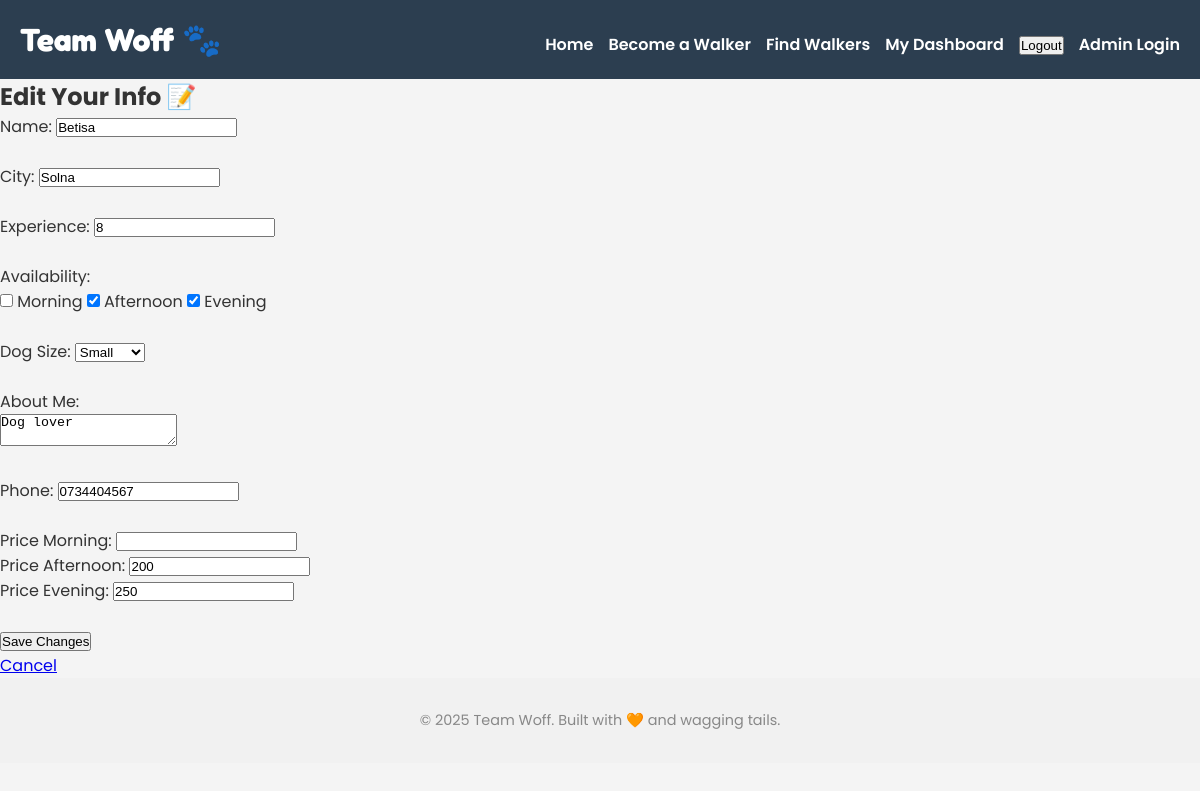
/edit_profile (signed in), run on an earlier commit of the app's database.
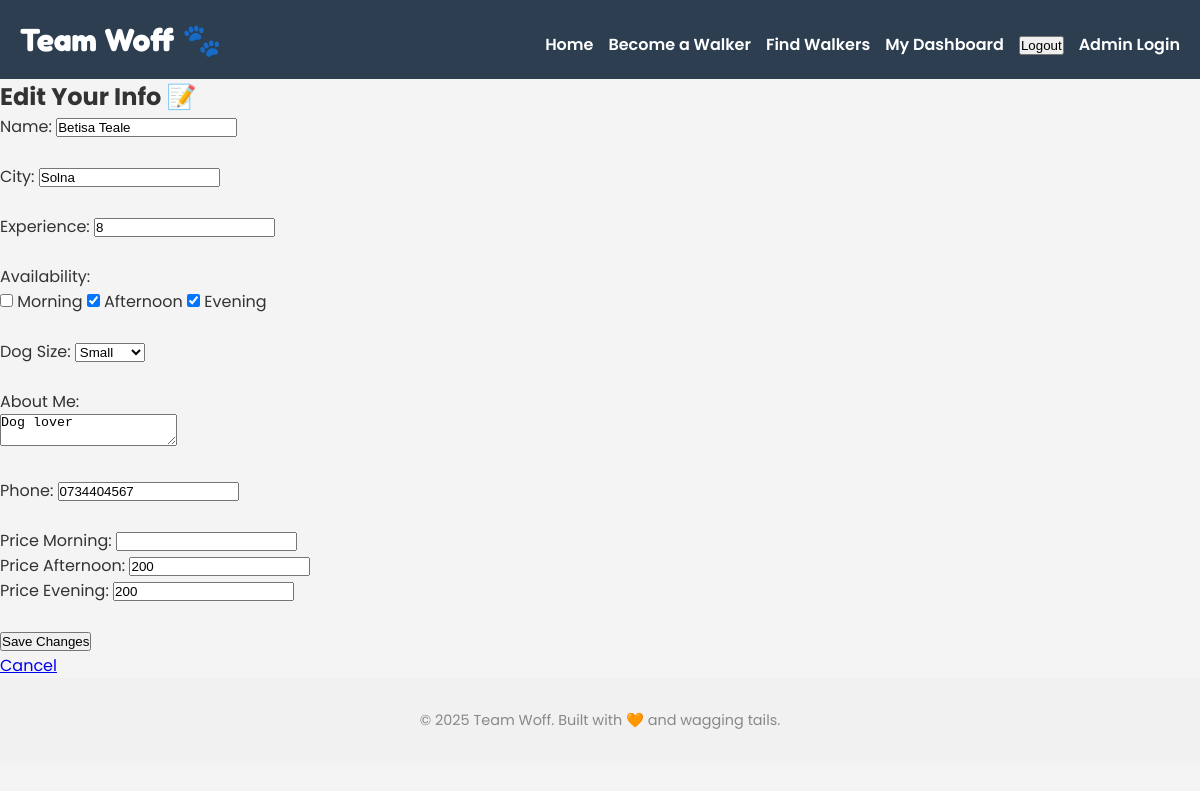
And on a later commit of the database.
### app.py (models this page shows)
class DogWalker(db.Model):
    __tablename__ = 'dog_walker'  # 💥 THIS is the missing line
    id = db.Column(db.Integer, primary_key=True)
    name = db.Column(db.String(100))
    city = db.Column(db.String(100))
    experience = db.Column(db.String(100))
    availability = db.Column(db.String(100))
    dog_size = db.Column(db.String(100))
    photo = db.Column(db.String(200))
    about_me = db.Column(db.Text)
    email = db.Column(db.String(100))
    phone = db.Column(db.String(20))
    price_morning = db.Column(db.Integer)
    price_afternoon = db.Column(db.Integer)
    price_evening = db.Column(db.Integer)
    password_hash = db.Column(db.String(256))

### app.py (the view, shortened to what this page needs)
@app.route('/edit_profile', methods=['GET', 'POST'])
def edit_profile():
    if 'walker_id' not in session:
        return redirect(url_for('walker_login'))
    walker = DogWalker.query.get(session['walker_id'])
    return render_template('edit_profile.html', walker=walker)

### app.py (called while the page is built)
@app.context_processor
def inject_session():
    return dict(session=session)

### templates/edit_profile.html (shortened to what this page needs)
{% extends "base.html" %}
{% block content %}
<div class="dashboard-container">
    <h2>Edit Your Info 📝</h2>
    <form method="post">
        Name: <input type="text" name="name" value="{{ walker.name }}"><br><br>
        City: <input type="text" name="city" value="{{ walker.city }}"><br><br>
        Experience: <input type="text" name="experience" value="{{ walker.experience }}"><br><br>
        Availability:<br>
        <input type="checkbox" name="availability" value="Morning" {% if 'Morning' in walker.availability %}checked{% endif %}> Morning
        <input type="checkbox" name="availability" value="Afternoon" {% if 'Afternoon' in walker.availability %}checked{% endif %}> Afternoon
        <input type="checkbox" name="availability" value="Evening" {% if 'Evening' in walker.availability %}checked{% endif %}> Evening
        <br><br>
        Dog Size:
        <select name="dog_size">
            <option value="Small" {% if walker.dog_size == 'Small' %}selected{% endif %}>Small</option>
        </select><br><br>
        About Me:<br>
        <textarea name="about_me">{{ walker.about_me }}</textarea><br><br>
        Phone: <input type="text" name="phone" value="{{ walker.phone }}"><br><br>
        Price Morning: <input type="number" name="price_morning" value="{{ walker.price_morning }}"><br>
        Price Afternoon: <input type="number" name="price_afternoon" value="{{ walker.price_afternoon }}"><br>
        Price Evening: <input type="number" name="price_evening" value="{{ walker.price_evening }}"><br><br>
        <input type="submit" value="Save Changes" class="btn btn-primary">
    </form>
    <a href="{{ url_for('walker_dashboard') }}" class="btn btn-secondary">Cancel</a>
</div>
{% endblock %}

What changed in the data, as far as the page shows it:
changed DogWalker "Solna": name "Betisa" → "Betisa Teale"; price_evening "250" → "200"
